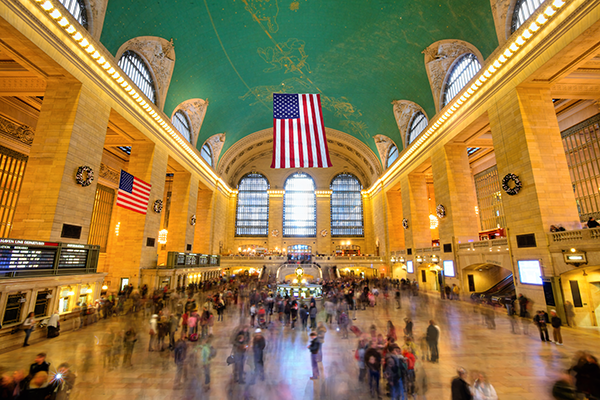
#> input picture Chapter 10/10.10/ORB/grand_central_terminal.png, 600 x 400 px
$ python ORB_keypoint_detector.py
#> lines starting #> are read from the running program, lines starting #| are printed output that depends on the picture
import numpy as np
import cv2
import imutils

image = cv2.imread('grand_central_terminal.png')
#> image is the input picture: shape (400, 600, 3); mean B, G, R 68.6, 120.6, 149.9
orig = image.copy()
gray = cv2.cvtColor(image, cv2.COLOR_BGR2GRAY)
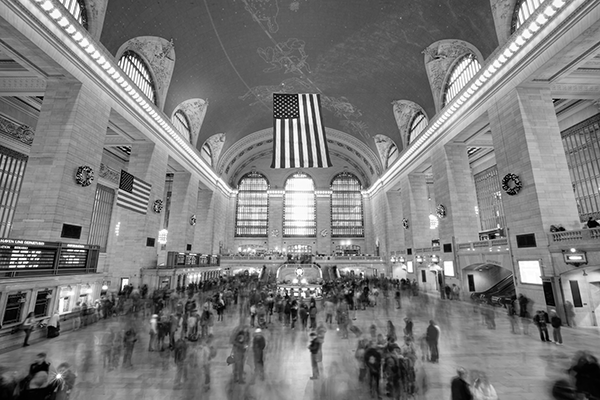
#> gray: shape (400, 600); min 0, max 255, mean 123.5

detector = cv2.ORB_create()
kps = detector.detect(gray, None)
#> kps = 500 keypoints; strongest (x, y, size): (278, 120, 31), (294, 119, 31), (126, 59, 31), (285, 120, 31)

print('# of keypoints: {}'.format(len(kps)))
#| # of keypoints: 500

for kp in kps:
    r = int(0.5 * kp.size)
    (x, y) = np.int0(kp.pt)
    cv2.circle(image, (x, y), r, (0, 255, 255), 2)
#> this loop made 500 passes
#> (kp, x, y) on passes 1 to 3: (keypoint at (519, 263), size 31, 519, 263), (keypoint at (303, 289), size 31, 303, 289), (keypoint at (37, 259), size 31, 37, 259)
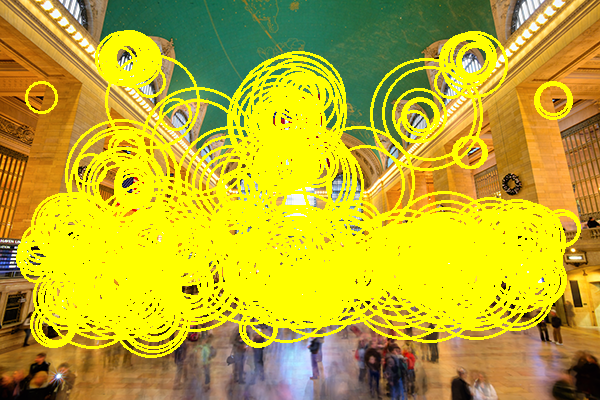
#> image: shape (400, 600, 3); mean B, G, R 40.1, 174.7, 188.9

cv2.imshow('image', np.hstack([orig, image]))
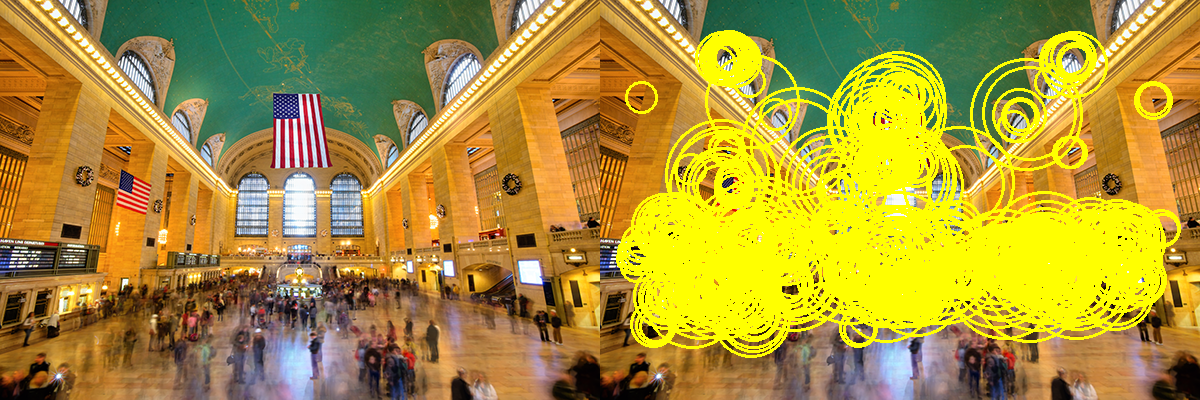
#> window 'image': shape (400, 1200, 3); mean B, G, R 54.3, 147.7, 169.4
cv2.waitKey(0)
